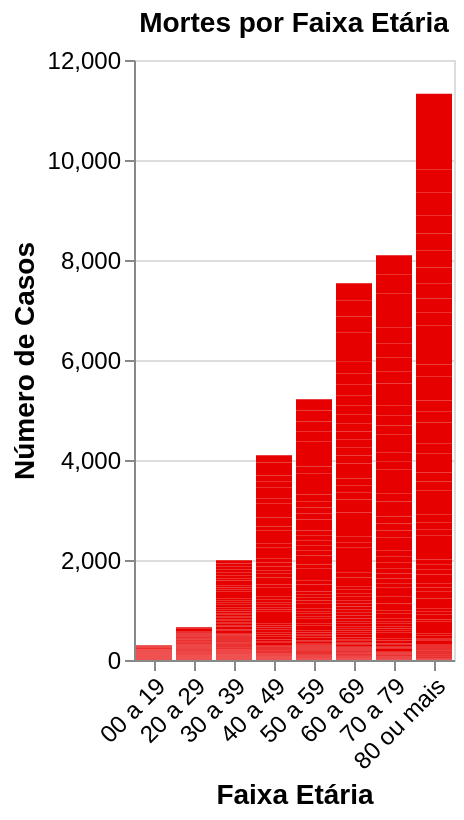

The Vega-Lite source for this figure:
### Vega-Lite specification from a JSON file in a GitHub repository (floating-point values rounded to 4 significant figures; data arrays with more than 128 entries replaced by an {"elided": "..."} marker saying what was removed)
{"$schema": "https://vega.github.io/schema/vega-lite/v5.json", "width": "container", "title": "Mortes por Faixa Etária", "data": {"values": {"elided": "976 records"}, "format": {"parse": {"classificacao": "string", "data": "date"}}}, "transform": [{"filter": {"field": "classificacao", "equal": "mortos"}}], "config": {"background": "transparent", "view": {"continuousWidth": 400, "continuousHeight": 300}, "title": {"anchor": "middle", "fontSize": 14, "offset": 5, "orient": "top"}}, "mark": "bar", "encoding": {"color": {"value": "#e60000"}, "tooltip": [{"type": "temporal", "field": "data", "title": "Data"}, {"type": "quantitative", "field": "total", "title": "Quantidade"}], "x": {"type": "nominal", "axis": {"labelAngle": 315, "labelFontSize": 12, "title": "Faixa Etária", "titleFontSize": 14}, "field": "faixa_etaria"}, "y": {"type": "quantitative", "axis": {"labelFontSize": 12, "title": "Número de Casos", "titleFontSize": 14}, "field": "total", "scale": {"zero": true}}}}
